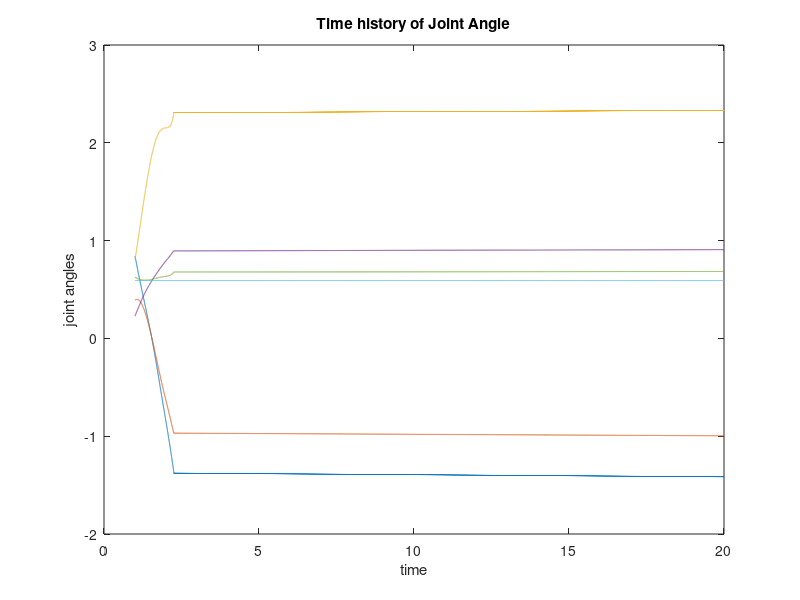
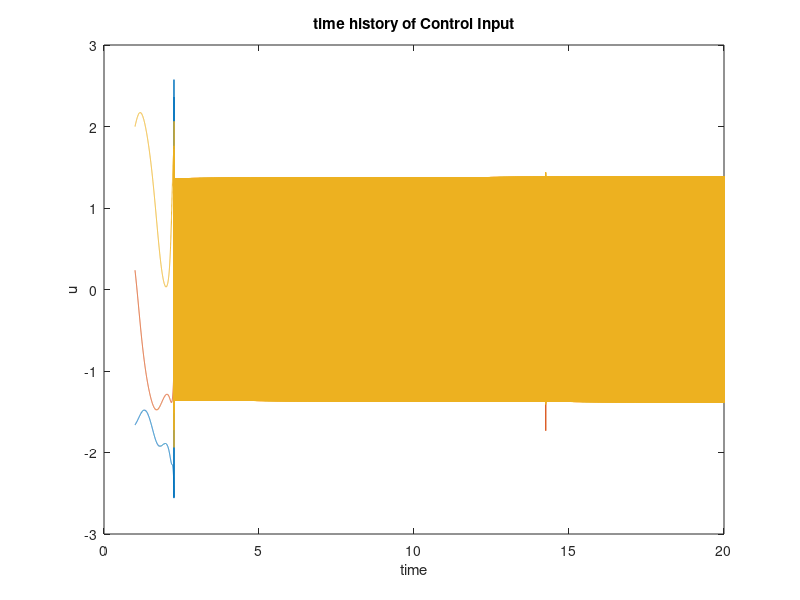
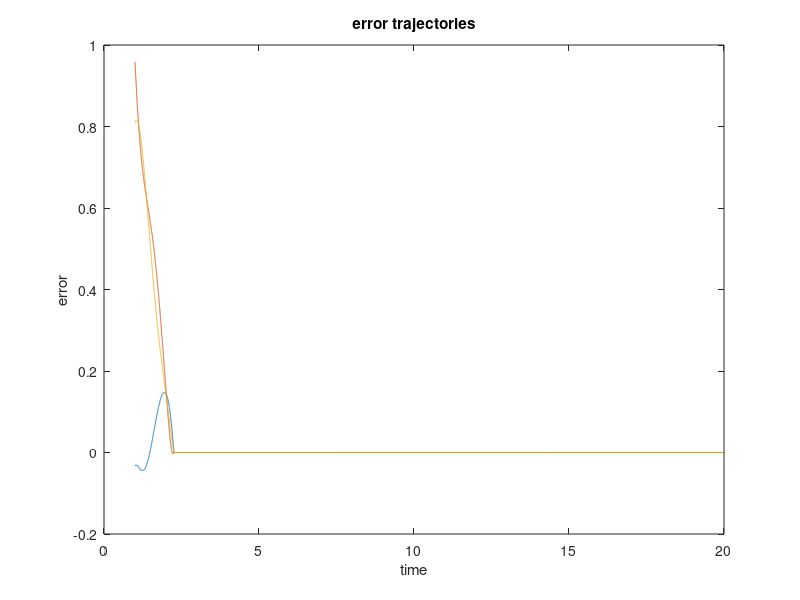
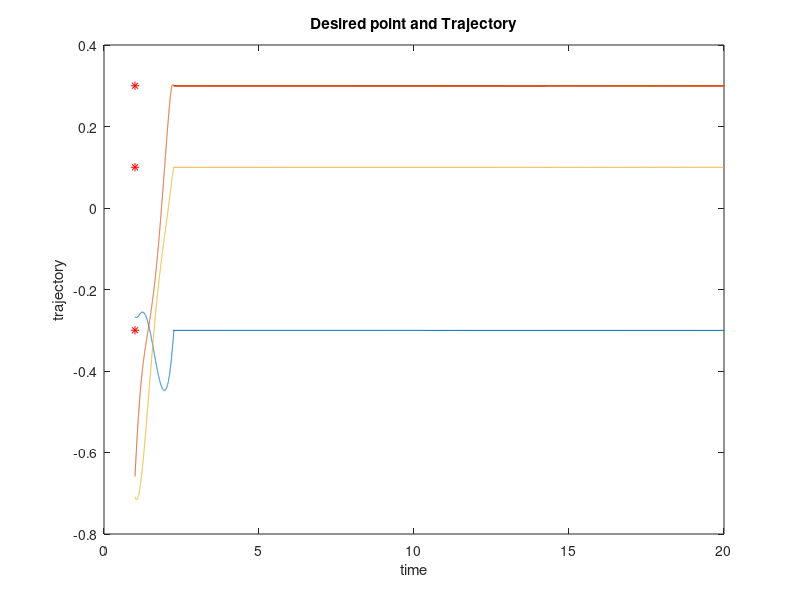

These figures' MATLAB source, in order:
%RNN for robot manipulator UR10
clear all
close all
rd=[-0.3;0.3;0.1];
alpha=0.01;

umin=-5; umax=5;
% a2=0.4318; a3=0.0203; d1=0; d3=0.1245; d4=a2;

d1 = 0.1273, d4 = 0.163941, d5 = 0.1157, d6 = 0.0922;
a2 = -0.612, a3 = -0.5723;


theta0=rand(6,1);
% t0=a2*cos(theta0(2,1))+a3*cos(theta0(2,1)+theta0(3,1))-d4*sin(theta0(2,1)+theta0(3,1));
% x0=cos(theta0(1,1))*t0-d3*sin(theta0(1,1));
% y0=sin(theta0(1,1))*t0+d3*cos(theta0(1,1));
% z0=-a2*sin(theta0(2,1))-a3*sin(theta0(2,1)+theta0(3,1))-d4*cos(theta0(2,1)+theta0(3,1));




x0 = (sin(theta0(1,1))*cos(theta0(5,1))-((-cos(theta0(1,1))*cos(theta0(2,1))*sin(theta0(3,1))-cos(theta0(1,1))*sin(theta0(2,1))*cos(theta0(3,1)))*sin(theta0(4,1))+...
    (cos(theta0(1,1))*cos(theta0(2,1))*cos(theta0(3,1))-cos(theta0(1,1))*sin(theta0(2,1))*sin(theta0(3,1)))*cos(theta0(4,1)))*sin(theta0(5,1)))*d6+(...
    (cos(theta0(1,1))*cos(theta0(2,1))*cos(theta0(3,1))-cos(theta0(1,1))*sin(theta0(2,1))*sin(theta0(3,1)))*sin(theta0(4,1))-...
    (-cos(theta0(1,1))*cos(theta0(2,1))*sin(theta0(3,1))-cos(theta0(1,1))*sin(theta0(2,1))*cos(theta0(3,1)))*cos(theta0(4,1)))*d5+sin(theta0(1,1))*d4-cos(theta0(1,1))*...
    sin(theta0(2,1))*sin(theta0(3,1))*a3+cos(theta0(1,1))*cos(theta0(2,1))*cos(theta0(3,1))*a3+cos(theta0(1,1))*cos(theta0(2,1))*a2;

y0 = (-((-sin(theta0(1,1))*cos(theta0(2,1))*sin(theta0(3,1))-sin(theta0(1,1))*sin(theta0(2,1))*cos(theta0(3,1)))*sin(theta0(4,1))+...
    (sin(theta0(1,1))*cos(theta0(2,1))*cos(theta0(3,1))-sin(theta0(1,1))*sin(theta0(2,1))*sin(theta0(3,1)))*cos(theta0(4,1)))*sin(theta0(5,1))-cos(theta0(1,1))*cos(theta0(5,1)))*d6+(...
    (sin(theta0(1,1))*cos(theta0(2,1))*cos(theta0(3,1))-sin(theta0(1,1))*sin(theta0(2,1))*sin(theta0(3,1)))*sin(theta0(4,1))-...
    (-sin(theta0(1,1))*cos(theta0(2,1))*sin(theta0(3,1))-sin(theta0(1,1))*sin(theta0(2,1))*cos(theta0(3,1)))*cos(theta0(4,1)))*d5-cos(theta0(1,1))*d4-sin(theta0(1,1))*sin(theta0(2,1))...
    *sin(theta0(3,1))*a3+sin(theta0(1,1))*cos(theta0(2,1))*cos(theta0(3,1))*a3+sin(theta0(1,1))*cos(theta0(2,1))*a2;

z0 = -...
    ((cos(theta0(2,1))*cos(theta0(3,1))-sin(theta0(2,1))*sin(theta0(3,1)))*sin(theta0(4,1))+(cos(theta0(2,1))*sin(theta0(3,1))+sin(theta0(2,1))*cos(theta0(3,1)))*cos(theta0(4,1)))*...
    sin(theta0(5,1))*d6+...
    ((cos(theta0(2,1))*sin(theta0(3,1))+sin(theta0(2,1))*cos(theta0(3,1)))*sin(theta0(4,1))-(cos(theta0(2,1))*cos(theta0(3,1))-sin(theta0(2,1))*sin(theta0(3,1)))*cos(theta0(4,1)))*d5...
    +d1+cos(theta0(2,1))*sin(theta0(3,1))*a3+sin(theta0(2,1))*cos(theta0(3,1))*a3+sin(theta0(2,1))*a2;






dt=0.001;
t=1:dt:20;
n=length(t);

theta(:,1)=theta0;
r(:,1)=[x0;y0;z0];
w=rand(3,1);


for k=1:n
    J11 = (cos(theta(1,k))*cos(theta(5,k))-...
        ((sin(theta(1,k))*cos(theta(2,k))*sin(theta(3,k))+sin(theta(1,k))*sin(theta(2,k))*cos(theta(3,k)))*sin(theta(4,k))+(sin(theta(1,k))*sin(theta(2,k))*sin(theta(3,k))-sin(theta(1,k))*cos(theta(2,k))*cos(theta(3,k)))*cos(theta(4,k)))*sin(theta(5,k)))*d6+...
        ((sin(theta(1,k))*sin(theta(2,k))*sin(theta(3,k))-sin(theta(1,k))*cos(theta(2,k))*cos(theta(3,k)))*sin(theta(4,k))-(sin(theta(1,k))*cos(theta(2,k))*sin(theta(3,k))+sin(theta(1,k))*sin(theta(2,k))*cos(theta(3,k)))*cos(theta(4,k)))*d5+cos(theta(1,k))*d4+...
        sin(theta(1,k))*sin(theta(2,k))*sin(theta(3,k))*a3-sin(theta(1,k))*cos(theta(2,k))*cos(theta(3,k))*a3-sin(theta(1,k))*cos(theta(2,k))*a2;
    
    
    
    J12 = -((cos(theta(1,k))*sin(theta(2,k))*sin(theta(3,k))-cos(theta(1,k))*cos(theta(2,k))*cos(theta(3,k)))*sin(theta(4,k))+(-cos(theta(1,k))*cos(theta(2,k))*sin(theta(3,k))-cos(theta(1,k))*sin(theta(2,k))*cos(theta(3,k)))*cos(theta(4,k)))*...
        sin(theta(5,k))*d6+((-cos(theta(1,k))*cos(theta(2,k))*sin(theta(3,k))-cos(theta(1,k))*sin(theta(2,k))*cos(theta(3,k)))*sin(theta(4,k))-(cos(theta(1,k))*sin(theta(2,k))*sin(theta(3,k))-cos(theta(1,k))*cos(theta(2,k))*cos(theta(3,k)))*cos(theta(4,k)))*d5-...
        cos(theta(1,k))*cos(theta(2,k))*sin(theta(3,k))*a3-cos(theta(1,k))*sin(theta(2,k))*cos(theta(3,k))*a3-cos(theta(1,k))*sin(theta(2,k))*a2;
    
    
    
    J13 = -((cos(theta(1,k))*sin(theta(2,k))*sin(theta(3,k))-cos(theta(1,k))*cos(theta(2,k))*cos(theta(3,k)))*sin(theta(4,k))+(-cos(theta(1,k))*cos(theta(2,k))*sin(theta(3,k))-cos(theta(1,k))*sin(theta(2,k))*cos(theta(3,k)))*cos(theta(4,k)))*...
        sin(theta(5,k))*d6+((-cos(theta(1,k))*cos(theta(2,k))*sin(theta(3,k))-cos(theta(1,k))*sin(theta(2,k))*cos(theta(3,k)))*sin(theta(4,k))-(cos(theta(1,k))*sin(theta(2,k))*sin(theta(3,k))-cos(theta(1,k))*cos(theta(2,k))*cos(theta(3,k)))*cos(theta(4,k)))*d5-...
        cos(theta(1,k))*cos(theta(2,k))*sin(theta(3,k))*a3-cos(theta(1,k))*sin(theta(2,k))*cos(theta(3,k))*a3;
    
    
    J14 = ((-cos(theta(1,k))*cos(theta(2,k))*sin(theta(3,k))-cos(theta(1,k))*sin(theta(2,k))*cos(theta(3,k)))*sin(theta(4,k))+(cos(theta(1,k))*cos(theta(2,k))*cos(theta(3,k))-cos(theta(1,k))*sin(theta(2,k))*sin(theta(3,k)))*cos(theta(4,k)))*d5-...
        ((-cos(theta(1,k))*cos(theta(2,k))*sin(theta(3,k))-cos(theta(1,k))*sin(theta(2,k))*cos(theta(3,k)))*cos(theta(4,k))-(cos(theta(1,k))*cos(theta(2,k))*cos(theta(3,k))-cos(theta(1,k))*sin(theta(2,k))*sin(theta(3,k)))*sin(theta(4,k)))*sin(theta(5,k))*d6;
    
    J15 = (-sin(theta(1,k))*sin(theta(5,k))-...
        ((-cos(theta(1,k))*cos(theta(2,k))*sin(theta(3,k))-cos(theta(1,k))*sin(theta(2,k))*cos(theta(3,k)))*sin(theta(4,k))+(cos(theta(1,k))*cos(theta(2,k))*cos(theta(3,k))-cos(theta(1,k))*sin(theta(2,k))*sin(theta(3,k)))*cos(theta(4,k)))*cos(theta(5,k)))*d6;
    
    J16 = 0.0;
    
    
    
    J21 = (sin(theta(1,k))*cos(theta(5,k))-...
        ((-cos(theta(1,k))*cos(theta(2,k))*sin(theta(3,k))-cos(theta(1,k))*sin(theta(2,k))*cos(theta(3,k)))*sin(theta(4,k))+(cos(theta(1,k))*cos(theta(2,k))*cos(theta(3,k))-cos(theta(1,k))*sin(theta(2,k))*sin(theta(3,k)))*cos(theta(4,k)))*sin(theta(5,k)))*d6+...
        ((cos(theta(1,k))*cos(theta(2,k))*cos(theta(3,k))-cos(theta(1,k))*sin(theta(2,k))*sin(theta(3,k)))*sin(theta(4,k))-(-cos(theta(1,k))*cos(theta(2,k))*sin(theta(3,k))-cos(theta(1,k))*sin(theta(2,k))*cos(theta(3,k)))*cos(theta(4,k)))*d5+sin(theta(1,k))*d4-...
        cos(theta(1,k))*sin(theta(2,k))*sin(theta(3,k))*a3+cos(theta(1,k))*cos(theta(2,k))*cos(theta(3,k))*a3+cos(theta(1,k))*cos(theta(2,k))*a2;
    
    J22= -((sin(theta(1,k))*sin(theta(2,k))*sin(theta(3,k))-sin(theta(1,k))*cos(theta(2,k))*cos(theta(3,k)))*sin(theta(4,k))+(-sin(theta(1,k))*cos(theta(2,k))*sin(theta(3,k))-sin(theta(1,k))*sin(theta(2,k))*cos(theta(3,k)))*cos(theta(4,k)))*...
        sin(theta(5,k))*d6+((-sin(theta(1,k))*cos(theta(2,k))*sin(theta(3,k))-sin(theta(1,k))*sin(theta(2,k))*cos(theta(3,k)))*sin(theta(4,k))-(sin(theta(1,k))*sin(theta(2,k))*sin(theta(3,k))-sin(theta(1,k))*cos(theta(2,k))*cos(theta(3,k)))*cos(theta(4,k)))*d5-...
        sin(theta(1,k))*cos(theta(2,k))*sin(theta(3,k))*a3-sin(theta(1,k))*sin(theta(2,k))*cos(theta(3,k))*a3-sin(theta(1,k))*sin(theta(2,k))*a2;
    
    J23 =  -((sin(theta(1,k))*sin(theta(2,k))*sin(theta(3,k))-sin(theta(1,k))*cos(theta(2,k))*cos(theta(3,k)))*sin(theta(4,k))+(-sin(theta(1,k))*cos(theta(2,k))*sin(theta(3,k))-sin(theta(1,k))*sin(theta(2,k))*cos(theta(3,k)))*cos(theta(4,k)))*...
        sin(theta(5,k))*d6+((-sin(theta(1,k))*cos(theta(2,k))*sin(theta(3,k))-sin(theta(1,k))*sin(theta(2,k))*cos(theta(3,k)))*sin(theta(4,k))-(sin(theta(1,k))*sin(theta(2,k))*sin(theta(3,k))-sin(theta(1,k))*cos(theta(2,k))*cos(theta(3,k)))*cos(theta(4,k)))*d5-...
        sin(theta(1,k))*cos(theta(2,k))*sin(theta(3,k))*a3-sin(theta(1,k))*sin(theta(2,k))*cos(theta(3,k))*a3;
    
    J24= ((-sin(theta(1,k))*cos(theta(2,k))*sin(theta(3,k))-sin(theta(1,k))*sin(theta(2,k))*cos(theta(3,k)))*sin(theta(4,k))+(sin(theta(1,k))*cos(theta(2,k))*cos(theta(3,k))-sin(theta(1,k))*sin(theta(2,k))*sin(theta(3,k)))*cos(theta(4,k)))*d5-...
        ((-sin(theta(1,k))*cos(theta(2,k))*sin(theta(3,k))-sin(theta(1,k))*sin(theta(2,k))*cos(theta(3,k)))*cos(theta(4,k))-(sin(theta(1,k))*cos(theta(2,k))*cos(theta(3,k))-sin(theta(1,k))*sin(theta(2,k))*sin(theta(3,k)))*sin(theta(4,k)))*sin(theta(5,k))*d6;
    
    
    J25= (cos(theta(1,k))*sin(theta(5,k))-...
        ((-sin(theta(1,k))*cos(theta(2,k))*sin(theta(3,k))-sin(theta(1,k))*sin(theta(2,k))*cos(theta(3,k)))*sin(theta(4,k))+(sin(theta(1,k))*cos(theta(2,k))*cos(theta(3,k))-sin(theta(1,k))*sin(theta(2,k))*sin(theta(3,k)))*cos(theta(4,k)))*cos(theta(5,k)))*d6;
    
    J26 = 0;
    
    
    
    J31 = 0.0;
    
    J32 =  -((-cos(theta(2,k))*sin(theta(3,k))-sin(theta(2,k))*cos(theta(3,k)))*sin(theta(4,k))+(cos(theta(2,k))*cos(theta(3,k))-sin(theta(2,k))*sin(theta(3,k)))*cos(theta(4,k)))*sin(theta(5,k))*d6+...
        ((cos(theta(2,k))*cos(theta(3,k))-sin(theta(2,k))*sin(theta(3,k)))*sin(theta(4,k))-(-cos(theta(2,k))*sin(theta(3,k))-sin(theta(2,k))*cos(theta(3,k)))*cos(theta(4,k)))*d5-sin(theta(2,k))*sin(theta(3,k))*a3+cos(theta(2,k))*cos(theta(3,k))*a3+...
        cos(theta(2,k))*a2;
    
    J33 = -((-cos(theta(2,k))*sin(theta(3,k))-sin(theta(2,k))*cos(theta(3,k)))*sin(theta(4,k))+(cos(theta(2,k))*cos(theta(3,k))-sin(theta(2,k))*sin(theta(3,k)))*cos(theta(4,k)))*sin(theta(5,k))*d6+...
        ((cos(theta(2,k))*cos(theta(3,k))-sin(theta(2,k))*sin(theta(3,k)))*sin(theta(4,k))-(-cos(theta(2,k))*sin(theta(3,k))-sin(theta(2,k))*cos(theta(3,k)))*cos(theta(4,k)))*d5-sin(theta(2,k))*sin(theta(3,k))*a3+cos(theta(2,k))*cos(theta(3,k))*a3;
    
    J34 = ((cos(theta(2,k))*cos(theta(3,k))-sin(theta(2,k))*sin(theta(3,k)))*sin(theta(4,k))+(cos(theta(2,k))*sin(theta(3,k))+sin(theta(2,k))*cos(theta(3,k)))*cos(theta(4,k)))*d5-...
        ((cos(theta(2,k))*cos(theta(3,k))-sin(theta(2,k))*sin(theta(3,k)))*cos(theta(4,k))-(cos(theta(2,k))*sin(theta(3,k))+sin(theta(2,k))*cos(theta(3,k)))*sin(theta(4,k)))*sin(theta(5,k))*d6;
    
    J35 = -((cos(theta(2,k))*cos(theta(3,k))-sin(theta(2,k))*sin(theta(3,k)))*sin(theta(4,k))+(cos(theta(2,k))*sin(theta(3,k))+sin(theta(2,k))*cos(theta(3,k)))*cos(theta(4,k)))*cos(theta(5,k))*d6;
    
    J36 = 0.0;
    
    
    J=[J11 J12 J13 J14 J15 J16 ; J21 J22 J23 J24 J25 J26 ; J31 J32 J33 J34 J35 J36];
    
     [U,S,V] = svd(J);
    
    
    
%     Jinv = pinv(J);
      R = [1 0 0;0 1 0;0 0 1];
    
%     Rinv = pinv(R);
%     [U,S,V] = svd(Rinv);
%     SC = [sqrt(S(1))+0.001 0 0;0 sqrt(S(2))+0.001 0; 0 0 sqrt(S(3))+0.001];
%     SCinv= pinv(SC);
%     C= U*SCinv*V;


    E = rd-r(:,k);
    
    num = 1*J'*E*sqrt(E'*E);
    den = norm(J'*E);


    up= num/(den*den);
    %      up= J'*Rinv*C*(rd-r(:,k));
    
    %    up=J'*w(:,k);
    
%     for j=1:6
%         if up(j)<umin
%             u(j,k)=umin;
%         else if up(j)>umax
%                 u(j,k)=umax;
%                 
%             else  u(j,k)=up(j);
%             end
%         end
%     end
    
    
           for j=1:6
            u(j,k)=up(j);
           end
    
    
    theta(:,k+1)=theta(:,k)+dt*u(:,k);
    r(:,k+1)=r(:,k)+dt*J*u(:,k);
%     w(:,k+1)= w(:,k)+ (1/eps)*(Rinv*C*(rd-r(:,k+1)))*dt - (1/eps)*dt*(J*J'*w(:,k));
    e(:,k)=rd-r(:,k+1);
%     d(:,k) = eigs(J*J',3);
    err(k,1)=sqrt(sum(e(:,k).^2)/3);
end

figure;
plot(t,theta(1,2:end))
hold on;
plot(t,theta(2,2:end))
plot(t,theta(3,2:end))
plot(t,theta(4,2:end))
plot(t,theta(5,2:end))
plot(t,theta(6,2:end))
title('Time history of Joint Angle')
xlabel('time')
ylabel('joint angles')

figure;
plot(t,u(1,:))
hold on;
plot(t,u(2,:))
plot(t,u(3,:))
title('time history of Control Input')
xlabel('time')
ylabel('u')

figure;
plot(t,e(1,:))
hold on;
plot(t,e(2,:))
plot(t,e(3,:))
title('error trajectories')
xlabel('time')
ylabel('error')

figure;
plot(t,r(1,2:end))
hold on;
plot(t,r(2,2:end))
plot(t,r(3,2:end))
plot(rd(1),'r*')
plot(rd(2),'r*')
plot(rd(3),'r*')
title('Desired point and Trajectory')
xlabel('time')
ylabel('trajectory')


figure()
